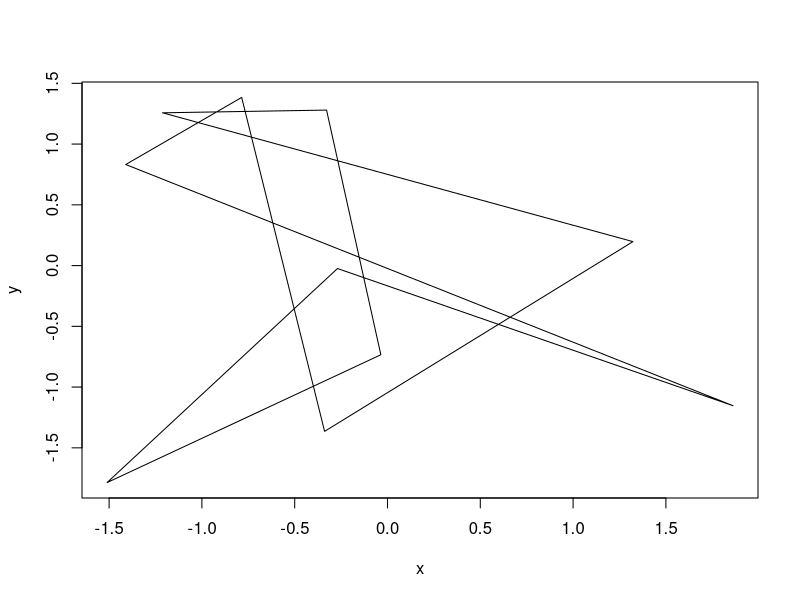
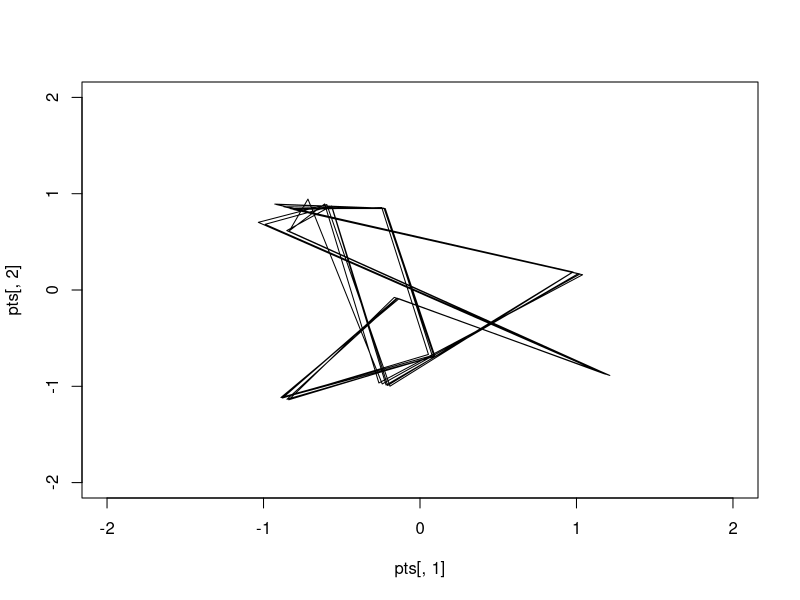
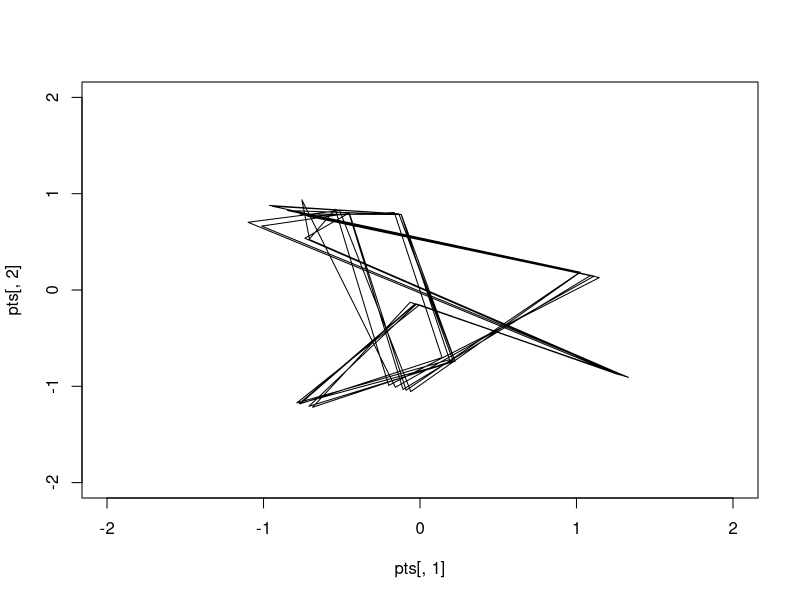
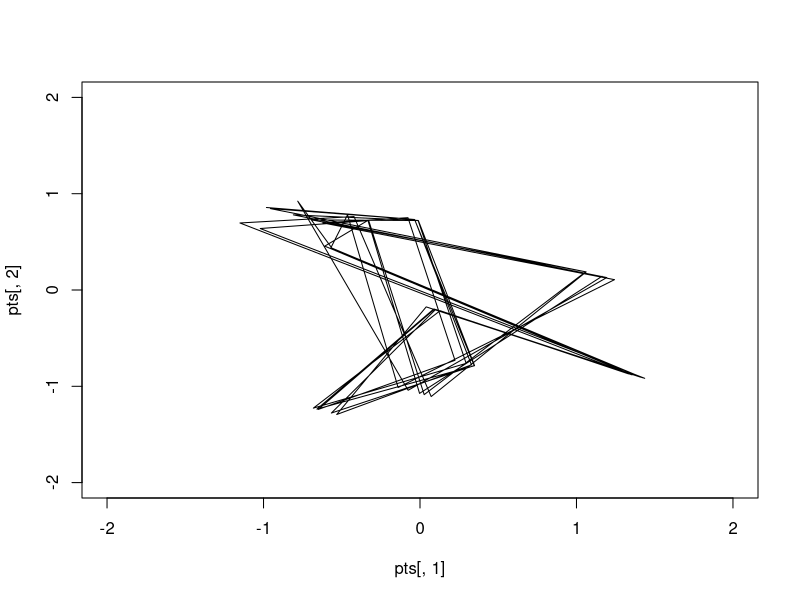
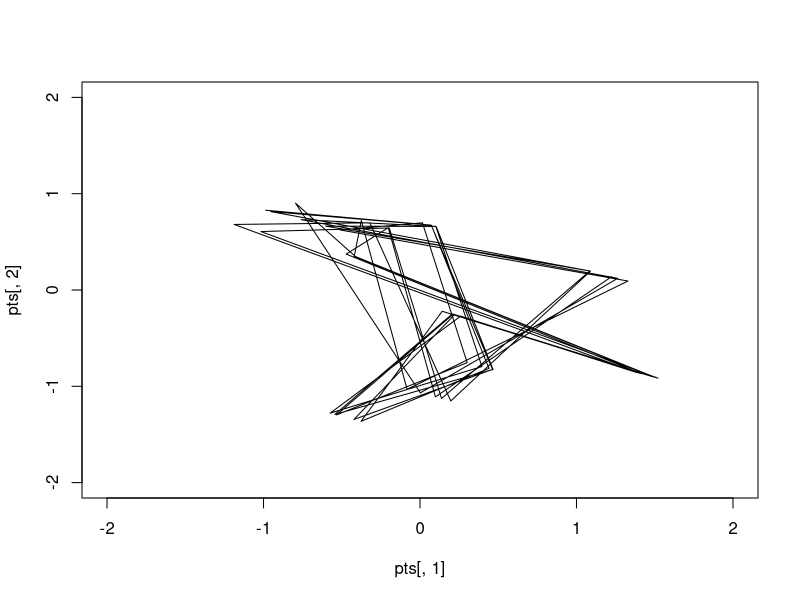
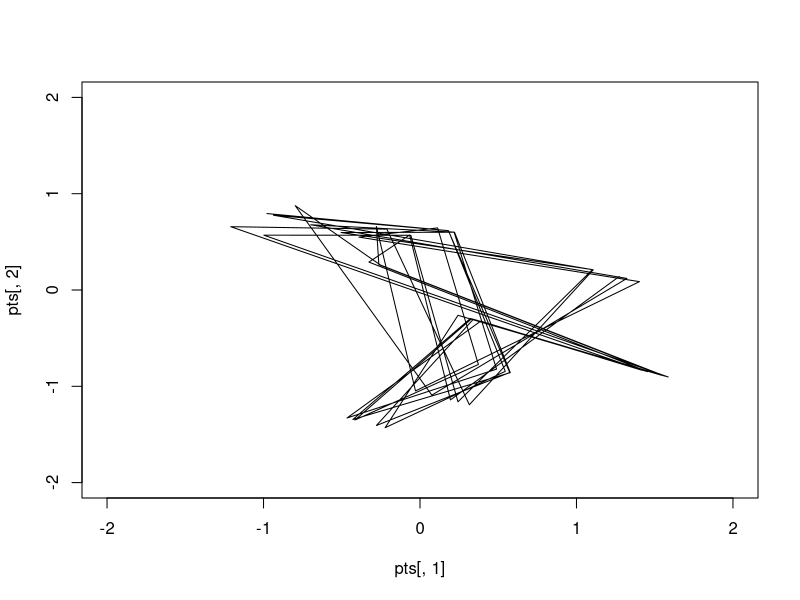
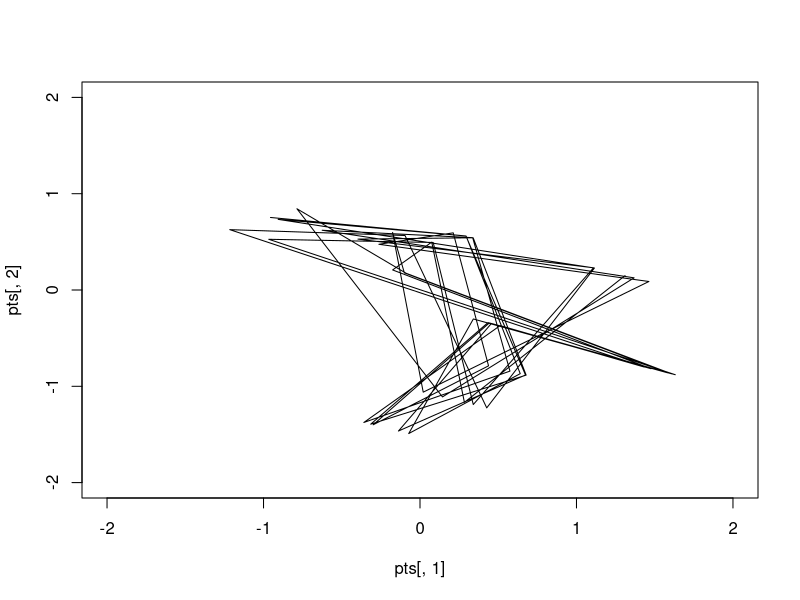
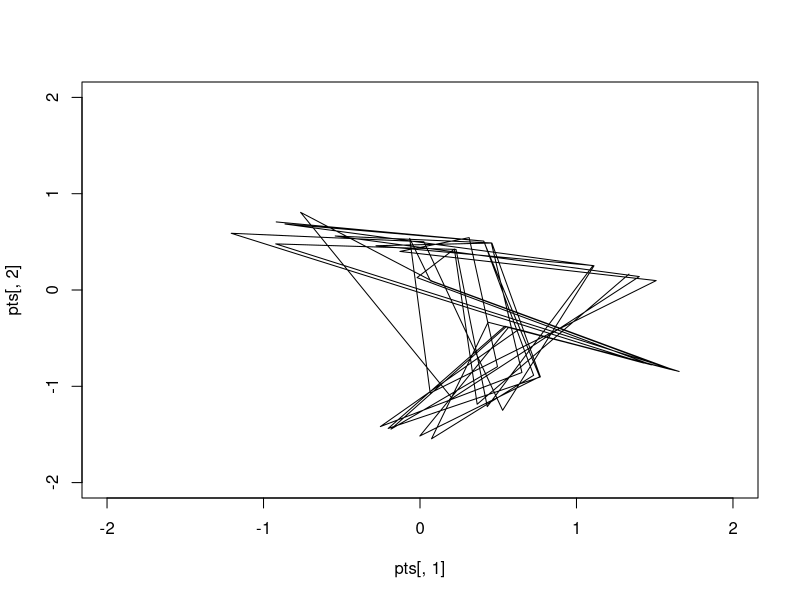

The R source for these figures, in order:
##########################################################
# Rotation + Translation of 3D model for 2D projection
##############

# Setup the session
library(magrittr)
rm(list = ls())

# Initialize a random '3D model' defined by a set of points
x <- rnorm(10) %>% rep(5)
y <- rnorm(10) %>% rep(5)
z <- rnorm(50)

# View 2D plot in the x and y dimensions
plot(x,y, type = 'l')

# Set the camera position
Position <- c(0,0,-1.5)
tx <- atan(x-Position[1]) 
ty <- atan(y-Position[2])
tz <- atan(z-Position[3])
pts <- data.frame(tx,ty,tz)

# Create functions which rotate the model in the x, y and z planes. 
rx <- function(pts, t){
  as.matrix(pts)%*%matrix(c(1,0,0,0,cos(t),sin(t),0,-sin(t),cos(t)), nrow = 3, byrow = TRUE)
}
ry <- function(pts, t){
  as.matrix(pts)%*%matrix(c(cos(t),0,-sin(t),0,1,0,sin(t),0,cos(t)), nrow = 3, byrow = TRUE)
}
rz <- function(pts, t){
  as.matrix(pts)%*%matrix(c(cos(t),sin(t),0,-sin(t),cos(t),0,0,0,1), nrow = 3, byrow = TRUE)
}

# Animate the model
speed <- pi/64
for(i in 1:64){
  pts <- rx(pts, t = speed) %>% ry(t = 2*speed) %>% rz(t = 0.5*speed)
  plot(pts[,1], pts[,2], xlim = c(-2,2),ylim = c(-2,2), 
       type = 'l')
  Sys.sleep(0.1)
  i <- i+1
}
